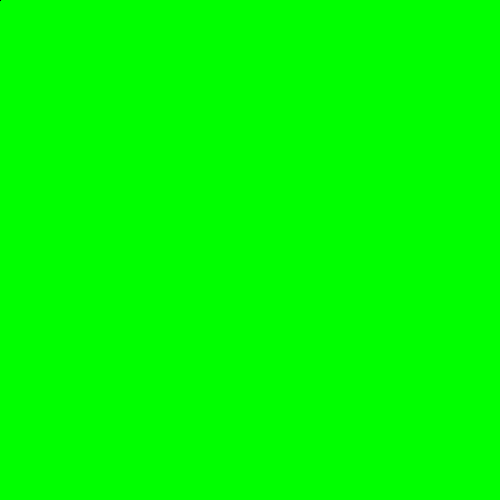
Frame 1 (no input)
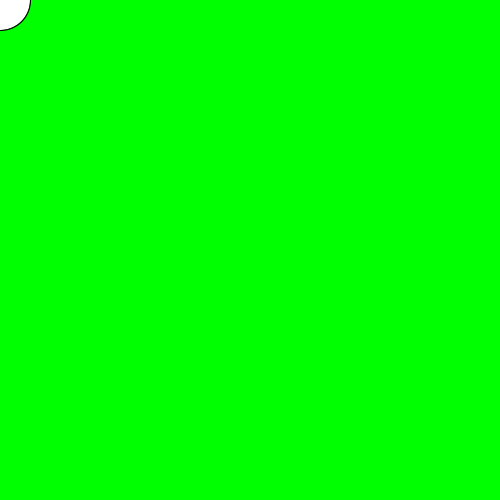
Frame 60 (the mouse pressed at the canvas centre just before this capture)
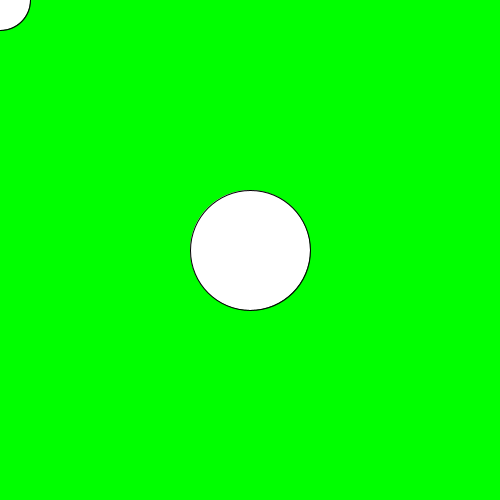
Frame 120 (the mouse held since frame 60 and released just before this capture)

The Processing sketch that drew these frames (run headless with seeded random() and noise(); from frame 60 on, the mouse is pressed at the canvas centre):

// Processing sketch: Aufgabe2_12
// ── Aufgabe2_12.pde
// Variable deklarieren
int Kreisgroese = 1;

void setup () {
  size(500,500); // Fenstergröße
  background(0,255,0); // Hintergrundfarbe
}

void draw () 
{
  ellipse(mouseX,mouseY,Kreisgroese,Kreisgroese); // Kreis wird um die Maus geezeichnet
  Kreisgroese++; // Kreisgroese wird erhöt
}
